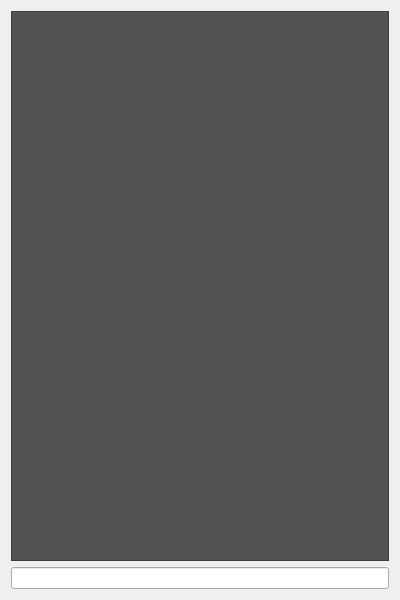
<?xml version="1.0" encoding="UTF-8"?>
<ui version="4.0">
 <class>Favorites</class>
 <widget class="QDialog" name="Favorites">
  <property name="geometry">
   <rect>
    <x>0</x>
    <y>0</y>
    <width>400</width>
    <height>600</height>
   </rect>
  </property>
  <property name="windowTitle">
   <string>Favorites</string>
  </property>
  <layout class="QGridLayout" name="gridLayout">
   <item row="0" column="0">
    <layout class="QHBoxLayout" name="horizontalLayout">
     <item>
      <widget class="QListWidget" name="favoritesListWidget">
       <property name="styleSheet">
        <string notr="true">background-color: rgb(81, 82, 83);
font: 10pt &quot;Fixedsys&quot;;</string>
       </property>
      </widget>
     </item>
    </layout>
   </item>
   <item row="1" column="0">
    <widget class="QLineEdit" name="lineEdit">
     <property name="readOnly">
      <bool>true</bool>
     </property>
     <property name="clearButtonEnabled">
      <bool>false</bool>
     </property>
    </widget>
   </item>
  </layout>
 </widget>
 <resources/>
 <connections/>
</ui>
